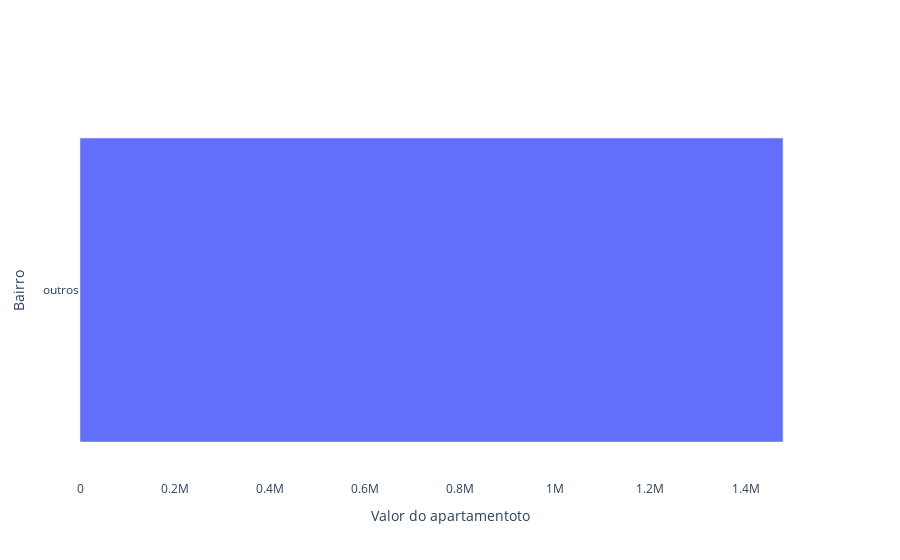

Source (notebook cell):
### Code cell
import plotly.graph_objects as go
from plotly.subplots import make_subplots
listing_count_media = listing_rua_media.sort_values(by='value_rua_categ')
x = listing_rua_media['rua_categ']
y = listing_rua_media['value_rua_categ']
#y_error = listing_count_media['value_std_bairro_categ']
#y_lower = useful_area['value'] - useful_area['std_value']/2
#y2 = listing_count_media['count_bairro_categ']

# Create figure with secondary y-axis
fig = go.Figure()

fig.add_trace(go.Bar(
    y=x,
    x=y,
    name='SF Zoo',
    orientation='h'))
# Set x-axis title
fig.update_xaxes(title_text="Valor do apartamentoto")

# Set y-axes titles
fig.update_yaxes(title_text="Bairro")
fig.update_layout(paper_bgcolor='rgba(0,0,0,0)',
    plot_bgcolor='rgba(0,0,0,0)')
fig.write_image("fig_5_bairros_preco.png")
fig.show()

#https://towardsdatascience.com/piecewise-linear-regression-model-what-is-it-and-when-can-we-use-it-93286cfee452

### Figure 1 — Plotly figure (JSON) as saved in the notebook; plotly's stock layout.template omitted (floating-point values rounded to 4 significant figures)
{"data": [{"name": "SF Zoo", "orientation": "h", "type": "bar", "x": [1479000.0], "y": ["outros"]}], "layout": {"paper_bgcolor": "rgba(0,0,0,0)", "plot_bgcolor": "rgba(0,0,0,0)", "xaxis": {"title": {"text": "Valor do apartamentoto"}}, "yaxis": {"title": {"text": "Bairro"}}}}
